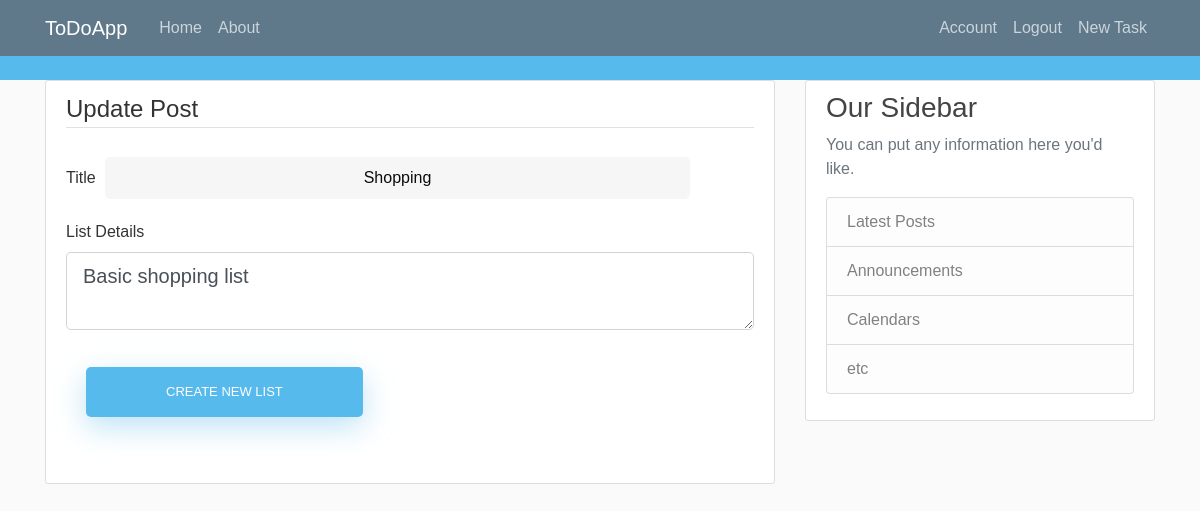
The app's page /list/2/update (signed in), older data.
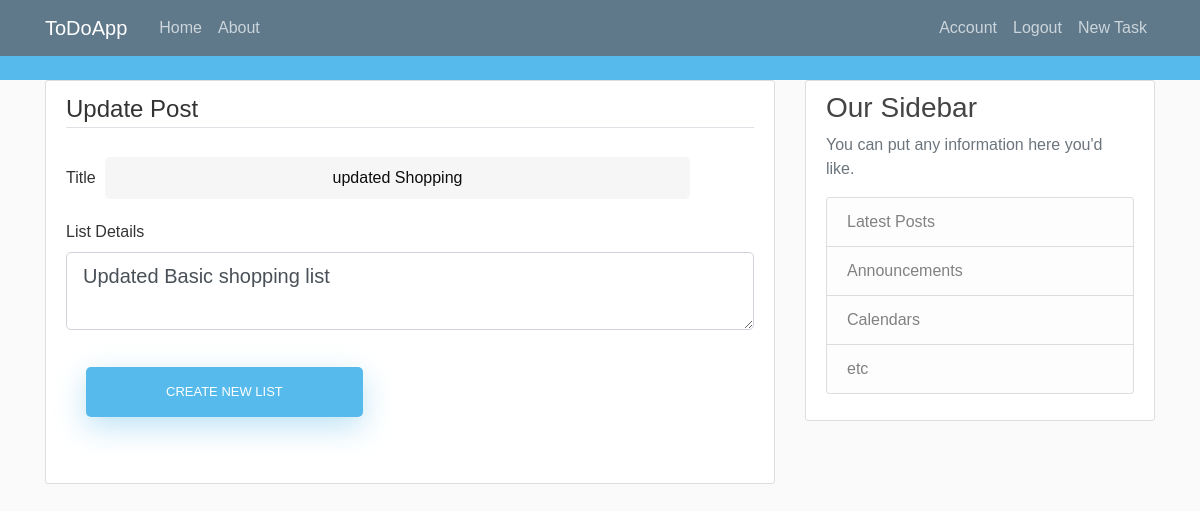
The same page, newer data.
### flasktodo/models.py (models this page shows, shortened)
class Lists(db.Model):
    listid = db.Column(db.Integer, primary_key=True)
    title = db.Column(db.String(20), unique=True, nullable= False)
    date_created  = db.Column(db.DateTime, nullable=False, default = datetime.utcnow)
    content = db.Column(db.Text , nullable= False)
    user_id = db.Column(db.Integer, db.ForeignKey('user.user_id'), nullable =False)

### flasktodo/lists/routes.py (the view)
@lists.route("/list/<int:list_id>/update", methods=['GET', 'POST'])
@login_required
def update_list(list_id):
    lists =Lists.query.get(list_id)
    form = ListForm()
    if lists.user_id != current_user.get_id():
        abort(403)
    if form.validate_on_submit():
        lists.title = form.title.data
        lists.content = form.content.data
        db.session.commit()
        flash('Your list has been updated')
        return redirect(url_for('lists.list', list_id = list_id))
    elif request.method == 'GET':
        form.title.data = lists.title
        form.content.data=lists.content
    return render_template('create_list.html', title ='Update List', form = form, legend= 'Update Post' )

### flasktodo/lists/forms.py
class ListForm(FlaskForm):
    title = StringField('Title', validators=[DataRequired()])
    content= TextAreaField('List Details', validators=[DataRequired()])
    submit = SubmitField('Create new list')

### flasktodo/models.py (called while the page is built)
@login_manager.user_loader
def load_user(user_id):
    return User.query.get(int(user_id))

    def get_id(self):
           return (self.user_id)

### flasktodo/templates/create_list.html (shortened to what this page needs)
{% extends 'base.html' %}
{% block content %}
<div class="content-section">
    <form method="POST" action="">
        <fieldset class="form-group">
            <legend class="border-bottom mb-4">{{ legend }} </legend>
            <div class="form-group">
                {{ form.title.label(class="form-control-label") }}
                {% if form.title.errors %}
                    {{ form.title(class="form-control form-control-lg is-invalid") }}
                    <div class="invalid-feedback">
                        {% for error in form.title .errors %}
                            <span>{{ error }}</span>
                        {% endfor %}
                    </div>
                {% else %}
                    {{ form.title (class="form-control form-control-lg") }}
                {% endif %}
            </div>
            <div class="form-group">
                {{ form.content.label(class="form-control-label") }}
                {% if form.content.errors %}
                    {{ form.content(class="form-control form-control-lg is-invalid") }}
                    <div class="invalid-feedback">
                        {% for error in form.content.errors %}
                            <span>{{ error }}</span>
                        {% endfor %}
                    </div>
                {% else %}
                    {{ form.content(class="form-control form-control-lg") }}
                {% endif %}
            </div>
        </fieldset>
        <div class="form-group">
            {{ form.submit(class="btn btn-outline-info") }}
        </div>
    </form>
</div>
{% endblock %}

Row changes from the older to the newer data that the page shows:
changed Lists: title "Shopping" → "updated Shopping"; content "Basic shopping list" → "Updated Basic shopping list"
